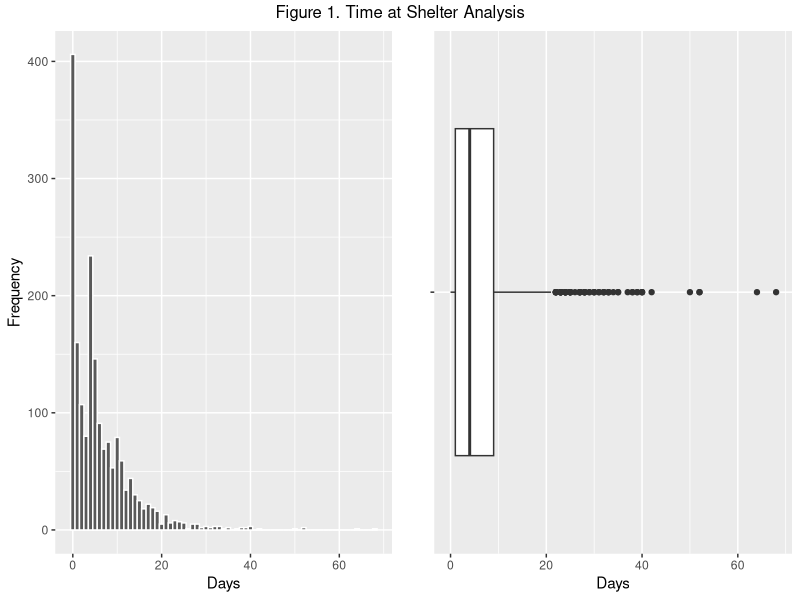
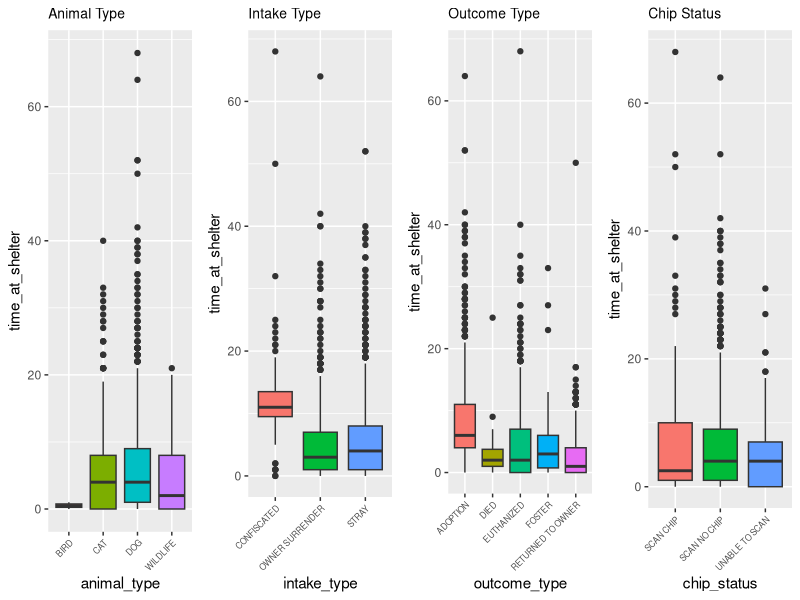

Source code (R) for these figures, in order:
## ---- chunk 1
# Load the data and display the structure
shelter <- read.csv("dataset19.csv")
str(shelter)
## ---- chunk 2
# Check for missing values
missing_values <- colSums(is.na(shelter))
missing_values
## ---- chunk 3
# Convert categorical variables to 'factor'
shelter$animal_type <- as.factor(shelter$animal_type)
shelter$intake_type  <- as.factor(shelter$intake_type )
shelter$outcome_type <- as.factor(shelter$outcome_type)
shelter$chip_status <- as.factor(shelter$chip_status)
## ---- chunk 4
# Visualise the distribution of `time_at_shelter`
library(ggplot2)
library(gridExtra)

# Histogram showing distribution
p1 <- ggplot(shelter, aes(x = time_at_shelter)) + 
  geom_histogram(binwidth = 1, color = "white") +
  labs(x = "Days", y = "Frequency") 

# Boxplot showing the distribution's summary statistics
p2 <- ggplot(shelter, aes(x = time_at_shelter, y = "")) + 
  geom_boxplot() +
  labs(x = "Days", y = "")

# Display plots side by side
grid.arrange(p1, p2, nrow = 1, top = "Figure 1. Time at Shelter Analysis")
## ---- chunk 5
# Compare 'time_at_shelter' distributions across categories
theme <- theme(axis.text.x = element_text(angle = 45, hjust = 1, size = 6), plot.title = element_text(size = 10))
# Create individual plots
g1 <- ggplot(shelter, aes(x = animal_type, y = time_at_shelter, fill = animal_type)) + 
  geom_boxplot(show.legend = FALSE) +
  labs(title = "Animal Type") +
  theme

g2 <- ggplot(shelter, aes(x = intake_type, y = time_at_shelter, fill = intake_type)) + 
  geom_boxplot(show.legend = FALSE) +
  labs(title = "Intake Type") +
  theme

g3 <- ggplot(shelter, aes(x = outcome_type, y = time_at_shelter, fill = outcome_type)) + 
  geom_boxplot(show.legend = FALSE) +
  labs(title = "Outcome Type") +
  theme

g4 <- ggplot(shelter, aes(x = chip_status, y = time_at_shelter, fill = chip_status)) + 
  geom_boxplot(show.legend = FALSE) +
  labs(title = "Chip Status") +
  theme

# Arrange plots in a 2x2 matrix layout
grid.arrange(g1, g2, g3, g4, nrow = 1)
